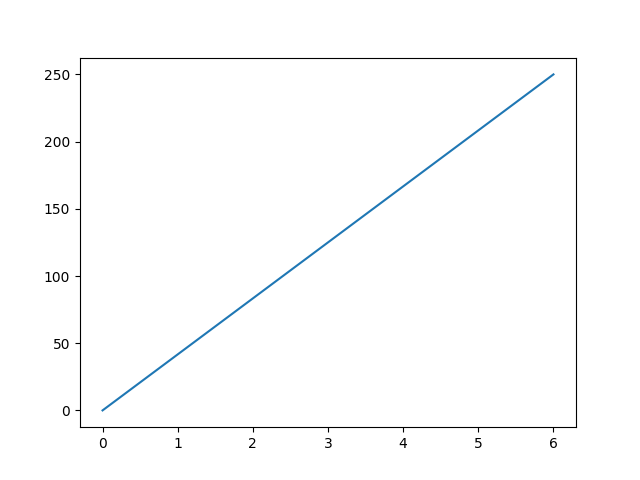

This figure's Python source:
import matplotlib.pyplot as plt
xpoints=[0,6]
ypoints=[0,250]
plt.plot(xpoints,ypoints)
plt.show()
